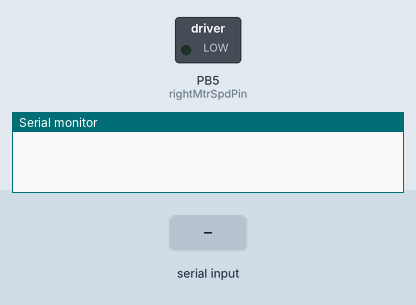
The sketch below on a simulated ATtiny85, built with avr-gcc and run on an emulated ATtiny85. Parts: switched loads named in the sketch (green lamp = pin HIGH), the last lines printed to the serial monitor. The test bench sets the inputs (shaded band).

Above: at 1.2 s.
1.3 s: "U" received over the second serial link
At 2.2 s:
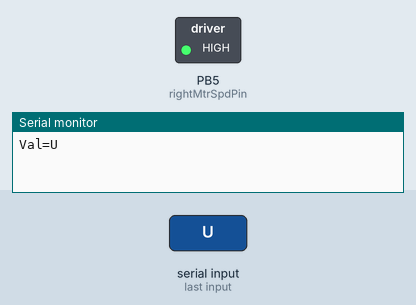
2.8 s: "D" received over the second serial link
4.3 s: "L" received over the second serial link
Timing chart, 0 to 7.3 s (numbered marks = the images above; inputs shaded):
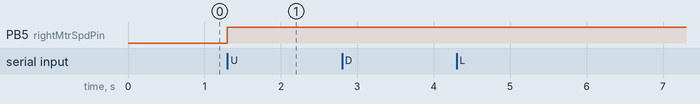

Measured:
- after the input at 1.3 s, PB5 (rightMtrSpdPin): LOW → HIGH at once

The sketch:

BTBotControlSimple.ino
```cpp
/*
Connects to a Bluetooth module and parses data sent from a device. Works with Arduino Uno and also tested to work
with a Digispark (must remove all Serial.print)
Expects string data to come as follows:
sX=[xVal],Y=[yVal]e  - used for sending X/Y data. Example:  sX=75,Y=55e.  Handles +/-
sC=[cVal]e - used for sending C (command button) data. Example: sC=1e
*/


#include <SoftwareSerial.h>
//for Digispark
//#define RxPin 3  //goes to TX pin on BT module
//#define TxPin 4 //goes to RX pin on BT module

//for testing on UNO
#define RxPin 0  //goes to TX pin on BT module
#define TxPin 1 //goes to RX pin on BT module

#define SOP 's'
#define EOP 'e'
#define leftMtrDirPin 8
#define leftMtrSpdPin 6
#define rightMtrDirPin 7
#define rightMtrSpdPin 5
char inData[20];
byte index;
int xVal=0, xAdj=0, yVal=0, yAdj=0, cVal=0;
int leftSpeed=0, rightSpeed=0;
int leftDir = HIGH, rightDir = HIGH;
bool started = false;
bool ended = false;
SoftwareSerial blueToothSerial(RxPin, TxPin); // RX, TX

void setup()
{
   Serial.begin(9600);
   blueToothSerial.begin(9600);
   // Other stuff...
   pinMode(RxPin, INPUT);
   pinMode(TxPin, OUTPUT);
   pinMode(leftMtrSpdPin, OUTPUT);
   pinMode(leftMtrDirPin, OUTPUT);
   pinMode(rightMtrDirPin, OUTPUT);
   pinMode(rightMtrSpdPin, OUTPUT);
}

void loop()
{
  xVal=0;
  yVal=0;
  cVal=0;

  // Read all serial data available, as fast as possible
  //while(Serial.available() > 0)

      if (blueToothSerial.available() > 0){
        char choice = blueToothSerial.read();
         Serial.print("Val=");
         Serial.println(choice);

              switch(choice){
                  case 'U':
                      driveMotors(0, 100);  //forward
                      break;
                  case 'D':
                      driveMotors(0, -100); //backward
                      break;
                  case 'L':
                      driveMotors(-100, 0);  //left
                      break;
                  case 'R':
                      driveMotors(100, 0);   //right
                      break;
                  case 'S':
                      driveMotors(0, 0);   //stop - or could use for other function.
                      break;
                  case '1':
                    cVal = 1;  //command value 1
                    //do something or use cVal to do something later.
                      break;
                  case '2':
                    cVal = 2;
                      break;
                  case '3':
                    cVal = 3;
                      break;
                  case '4':
                    cVal = 4;
                      break;
                  case '5':
                    cVal = 5;
                      break;
                  case '6':
                    cVal = 6;
                      break;
                  case '7':
                    cVal = 7;
                      break;
                  case '8':
                    cVal = 8;
                      break;
              }

      }  //end bluetoothSerial.available


     // you can add your own code here to process and react to cVal values.  You can also process U,D,L,R values
     // here to drive the motors.


}  //end loop


void driveMotors(int xVal, int yVal)
{
  //both motors forward full speed
  //digitalWrite(MotorADir, HIGH);   //forward
  //digitalWrite(MotorBDir, LOW);
  //analogWrite(MotorASpeed, 100); //100 will be the lowest speed to start at.
  //analogWrite(MotorBSpeed, 100);

  float xPct=1.0;

  xAdj = map(abs(xVal), 0, 100, 50, 255);  //start motor speed of 50 is as low as these motors will work.  Your motors may be different
  yAdj = map(abs(yVal), 0, 100, 50, 255);  //start motor speed of 50 is as low as these motors will work.  Your motors may be different


  //xPct = map(abs(xAdj), 0, 255, 1, 0);
  xPct = mapf((float)abs(xAdj), (float)0, (float)255, (float)1, (float)0);


 //Serial.print("  xadj: "); printDouble(xAdj,10);
 //Serial.print("  yadj: "); printDouble(yAdj,10);
 //Serial.print("  yVal: "); printDouble(yVal,10);
 //Serial.print("  xAdj: "); printDouble(xAdj,10);
 //Serial.print("  xVal: "); printDouble(xVal,10);
 //Serial.print("  x%: "); printDouble(xPct,10);
 //drive based on quadrant


  if (((xVal > -20) && (xVal < 20)) && (((yVal <= 100) && (yVal > 60)) || ((yVal >= -100) && (yVal < -60))))
  {
    if  ((yVal <= 100) && (yVal > 60))    //1:  joystick full fwd.  Both motors full speed ahead.
    {
      digitalWrite(leftMtrDirPin, HIGH);
      digitalWrite(rightMtrDirPin, LOW); //yes - messed up soldering motor leads - LOW makes FWD in this case.
      analogWrite(leftMtrSpdPin, 255);   //drive the motor
      analogWrite(rightMtrSpdPin, 255);  //drive the motor
      //Serial.print(" - Full FWD");
    }
    else if ((yVal >= -100) && (yVal < -60))  //2:  joystick full rev. Both motors full speed rev.
    {
      digitalWrite(leftMtrDirPin, LOW);
      digitalWrite(rightMtrDirPin, HIGH); //yes - messed up soldering motor leads - HIGH makes REV in this case.
      analogWrite(leftMtrSpdPin, 255);   //drive the motor
      analogWrite(rightMtrSpdPin, 255);  //drive the motor
      //Serial.print(" - Full REV");
    }

  }
  else if  (((yVal > -20) && (yVal < 20)) && (((xVal <= 100) && (xVal > 60)) || ((xVal >= -100) && (xVal < -60))))
  {
    if ((xVal <= 100) && (xVal > 60))  //3:  Fast turn right. Rt Mtr full fwd. Left Mtr full rev.
    {
      digitalWrite(leftMtrDirPin, HIGH);
      digitalWrite(rightMtrDirPin, HIGH);
      analogWrite(leftMtrSpdPin, 150);   //drive the motor
      analogWrite(rightMtrSpdPin, 150);  //drive the motor
      //Serial.print(" - Full RT");
    }
    else if ((xVal >= -100) && (xVal < -60))  //4: Fast turn left: Left Mtr full fwd. Rt Mtr full rev.
    {
      digitalWrite(leftMtrDirPin, LOW);
      digitalWrite(rightMtrDirPin, LOW);
      analogWrite(leftMtrSpdPin, 150);   //drive the motor
      analogWrite(rightMtrSpdPin, 150);  //drive the motor
      //Serial.print(" - Full LF");
    }
  }

  // if not extreme corners, do normal movements.
  else if (yVal > 0)  //going forward
  {
    //robot driving fwd - now determine left and right.
    digitalWrite(leftMtrDirPin, HIGH);
    digitalWrite(rightMtrDirPin, LOW);

    if (xVal < -15) //going left  - leave room for going straight
    {
      analogWrite(leftMtrSpdPin, yAdj * xPct);    //drive the motor
      analogWrite(rightMtrSpdPin, yAdj);  //drive the motor
      //Serial.print("FwLF: "); printDouble(xPct,10);
    }
    else if (xVal > 15)
    {  //going right
      analogWrite(leftMtrSpdPin, yAdj);    //drive the motor
      analogWrite(rightMtrSpdPin, yAdj  * xPct);  //drive the motor
      //Serial.print("FwRT: "); printDouble(xPct,10);
    }
    else  //x is beteen -15 and 15 - assume going straight
    {
      analogWrite(leftMtrSpdPin, yAdj);    //drive the motor
      analogWrite(rightMtrSpdPin, yAdj);   //drive the motor
      //Serial.print("Normal FWD: ");
    }
  }
  else   //y val is < 0 - reversing
  {
    //robot driving backwards - now determine left and right.
    digitalWrite(leftMtrDirPin, LOW);
    digitalWrite(rightMtrDirPin, HIGH);

    if (xVal < -15) //going left  - leave room for going straight
    {
      analogWrite(leftMtrSpdPin, yAdj * xPct);    //drive the motor
      analogWrite(rightMtrSpdPin, yAdj);  //drive the motor
      //Serial.print("RevLF: "); printDouble(xPct,10);
    }
    else if (xVal > 15)
    {
      analogWrite(leftMtrSpdPin, yAdj);    //drive the motor
      analogWrite(rightMtrSpdPin, yAdj  * xPct);  //drive the motor
      //Serial.print("RevRT: "); printDouble(xPct,10);
    }
    else  //x is beteen -15 and 15 - assume going straight
    {
      analogWrite(leftMtrSpdPin, yAdj);    //drive the motor
      analogWrite(rightMtrSpdPin, yAdj);   //drive the motor
      //Serial.print("NormalRev: ");
    }


  }
   //slight delay
  delay(50);
  //Serial.println();
  leftSpeed=0, rightSpeed=0, xAdj=0, yAdj=0;
}


void printDouble( double val, unsigned int precision){
// prints val with number of decimal places determine by precision
// NOTE: precision is 1 followed by the number of zeros for the desired number of decimial places
// example: printDouble( 3.1415, 100); // prints 3.14 (two decimal places)

    Serial.print (int(val));  //prints the int part
    Serial.print("."); // print the decimal point
    unsigned int frac;
    if(val >= 0)
        frac = (val - int(val)) * precision;
    else
        frac = (int(val)- val ) * precision;
    Serial.println(frac,DEC);
}

//use to map values to float.
float mapf (float x, float in_min, float in_max, float out_min, float out_max)
{
  return (x - in_min) * (out_max - out_min) / (in_max - in_min) + out_min;
}
```
